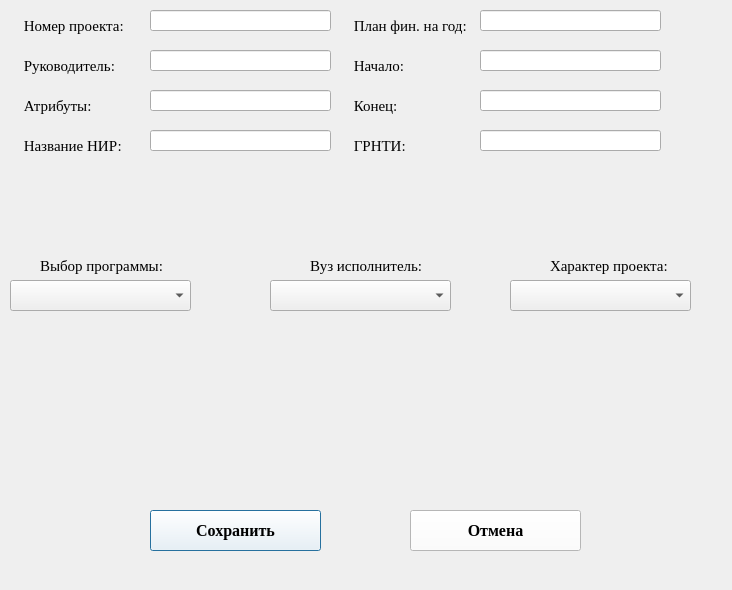
<?xml version="1.0" encoding="UTF-8"?>
<ui version="4.0">
 <class>Dialog</class>
 <widget class="QDialog" name="Dialog">
  <property name="geometry">
   <rect>
    <x>0</x>
    <y>0</y>
    <width>732</width>
    <height>590</height>
   </rect>
  </property>
  <property name="windowTitle">
   <string>Dialog</string>
  </property>
  <widget class="QPushButton" name="pushButton_2">
   <property name="geometry">
    <rect>
     <x>150</x>
     <y>510</y>
     <width>171</width>
     <height>41</height>
    </rect>
   </property>
   <property name="palette">
    <palette>
     <active>
      <colorrole role="WindowText">
       <brush brushstyle="SolidPattern">
        <color alpha="255">
         <red>0</red>
         <green>0</green>
         <blue>0</blue>
        </color>
       </brush>
      </colorrole>
      <colorrole role="Button">
       <brush brushstyle="SolidPattern">
        <color alpha="255">
         <red>255</red>
         <green>255</green>
         <blue>255</blue>
        </color>
       </brush>
      </colorrole>
      <colorrole role="Light">
       <brush brushstyle="SolidPattern">
        <color alpha="255">
         <red>255</red>
         <green>255</green>
         <blue>255</blue>
        </color>
       </brush>
      </colorrole>
      <colorrole role="Midlight">
       <brush brushstyle="SolidPattern">
        <color alpha="255">
         <red>255</red>
         <green>255</green>
         <blue>255</blue>
        </color>
       </brush>
      </colorrole>
      <colorrole role="Dark">
       <brush brushstyle="SolidPattern">
        <color alpha="255">
         <red>127</red>
         <green>127</green>
         <blue>127</blue>
        </color>
       </brush>
      </colorrole>
      <colorrole role="Mid">
       <brush brushstyle="SolidPattern">
        <color alpha="255">
         <red>170</red>
         <green>170</green>
         <blue>170</blue>
        </color>
       </brush>
      </colorrole>
      <colorrole role="Text">
       <brush brushstyle="SolidPattern">
        <color alpha="255">
         <red>0</red>
         <green>0</green>
         <blue>0</blue>
        </color>
       </brush>
      </colorrole>
      <colorrole role="BrightText">
       <brush brushstyle="SolidPattern">
        <color alpha="255">
         <red>255</red>
         <green>255</green>
         <blue>255</blue>
        </color>
       </brush>
      </colorrole>
      <colorrole role="ButtonText">
       <brush brushstyle="SolidPattern">
        <color alpha="255">
         <red>0</red>
         <green>0</green>
         <blue>0</blue>
        </color>
       </brush>
      </colorrole>
      <colorrole role="Base">
       <brush brushstyle="SolidPattern">
        <color alpha="255">
         <red>255</red>
         <green>255</green>
         <blue>255</blue>
        </color>
       </brush>
      </colorrole>
      <colorrole role="Window">
       <brush brushstyle="SolidPattern">
        <color alpha="255">
         <red>255</red>
         <green>255</green>
         <blue>255</blue>
        </color>
       </brush>
      </colorrole>
      <colorrole role="Shadow">
       <brush brushstyle="SolidPattern">
        <color alpha="255">
         <red>0</red>
         <green>0</green>
         <blue>0</blue>
        </color>
       </brush>
      </colorrole>
      <colorrole role="AlternateBase">
       <brush brushstyle="SolidPattern">
        <color alpha="255">
         <red>255</red>
         <green>255</green>
         <blue>255</blue>
        </color>
       </brush>
      </colorrole>
      <colorrole role="ToolTipBase">
       <brush brushstyle="SolidPattern">
        <color alpha="255">
         <red>255</red>
         <green>255</green>
         <blue>220</blue>
        </color>
       </brush>
      </colorrole>
      <colorrole role="ToolTipText">
       <brush brushstyle="SolidPattern">
        <color alpha="255">
         <red>0</red>
         <green>0</green>
         <blue>0</blue>
        </color>
       </brush>
      </colorrole>
     </active>
     <inactive>
      <colorrole role="WindowText">
       <brush brushstyle="SolidPattern">
        <color alpha="255">
         <red>0</red>
         <green>0</green>
         <blue>0</blue>
        </color>
       </brush>
      </colorrole>
      <colorrole role="Button">
       <brush brushstyle="SolidPattern">
        <color alpha="255">
         <red>255</red>
         <green>255</green>
         <blue>255</blue>
        </color>
       </brush>
      </colorrole>
      <colorrole role="Light">
       <brush brushstyle="SolidPattern">
        <color alpha="255">
         <red>255</red>
         <green>255</green>
         <blue>255</blue>
        </color>
       </brush>
      </colorrole>
      <colorrole role="Midlight">
       <brush brushstyle="SolidPattern">
        <color alpha="255">
         <red>255</red>
         <green>255</green>
         <blue>255</blue>
        </color>
       </brush>
      </colorrole>
      <colorrole role="Dark">
       <brush brushstyle="SolidPattern">
        <color alpha="255">
         <red>127</red>
         <green>127</green>
         <blue>127</blue>
        </color>
       </brush>
      </colorrole>
      <colorrole role="Mid">
       <brush brushstyle="SolidPattern">
        <color alpha="255">
         <red>170</red>
         <green>170</green>
         <blue>170</blue>
        </color>
       </brush>
      </colorrole>
      <colorrole role="Text">
       <brush brushstyle="SolidPattern">
        <color alpha="255">
         <red>0</red>
         <green>0</green>
         <blue>0</blue>
        </color>
       </brush>
      </colorrole>
      <colorrole role="BrightText">
       <brush brushstyle="SolidPattern">
        <color alpha="255">
         <red>255</red>
         <green>255</green>
         <blue>255</blue>
        </color>
       </brush>
      </colorrole>
      <colorrole role="ButtonText">
       <brush brushstyle="SolidPattern">
        <color alpha="255">
         <red>0</red>
         <green>0</green>
         <blue>0</blue>
        </color>
       </brush>
      </colorrole>
      <colorrole role="Base">
       <brush brushstyle="SolidPattern">
        <color alpha="255">
         <red>255</red>
         <green>255</green>
         <blue>255</blue>
        </color>
       </brush>
      </colorrole>
      <colorrole role="Window">
       <brush brushstyle="SolidPattern">
        <color alpha="255">
         <red>255</red>
         <green>255</green>
         <blue>255</blue>
        </color>
       </brush>
      </colorrole>
      <colorrole role="Shadow">
       <brush brushstyle="SolidPattern">
        <color alpha="255">
         <red>0</red>
         <green>0</green>
         <blue>0</blue>
        </color>
       </brush>
      </colorrole>
      <colorrole role="AlternateBase">
       <brush brushstyle="SolidPattern">
        <color alpha="255">
         <red>255</red>
         <green>255</green>
         <blue>255</blue>
        </color>
       </brush>
      </colorrole>
      <colorrole role="ToolTipBase">
       <brush brushstyle="SolidPattern">
        <color alpha="255">
         <red>255</red>
         <green>255</green>
         <blue>220</blue>
        </color>
       </brush>
      </colorrole>
      <colorrole role="ToolTipText">
       <brush brushstyle="SolidPattern">
        <color alpha="255">
         <red>0</red>
         <green>0</green>
         <blue>0</blue>
        </color>
       </brush>
      </colorrole>
     </inactive>
     <disabled>
      <colorrole role="WindowText">
       <brush brushstyle="SolidPattern">
        <color alpha="255">
         <red>127</red>
         <green>127</green>
         <blue>127</blue>
        </color>
       </brush>
      </colorrole>
      <colorrole role="Button">
       <brush brushstyle="SolidPattern">
        <color alpha="255">
         <red>255</red>
         <green>255</green>
         <blue>255</blue>
        </color>
       </brush>
      </colorrole>
      <colorrole role="Light">
       <brush brushstyle="SolidPattern">
        <color alpha="255">
         <red>255</red>
         <green>255</green>
         <blue>255</blue>
        </color>
       </brush>
      </colorrole>
      <colorrole role="Midlight">
       <brush brushstyle="SolidPattern">
        <color alpha="255">
         <red>255</red>
         <green>255</green>
         <blue>255</blue>
        </color>
       </brush>
      </colorrole>
      <colorrole role="Dark">
       <brush brushstyle="SolidPattern">
        <color alpha="255">
         <red>127</red>
         <green>127</green>
         <blue>127</blue>
        </color>
       </brush>
      </colorrole>
      <colorrole role="Mid">
       <brush brushstyle="SolidPattern">
        <color alpha="255">
         <red>170</red>
         <green>170</green>
         <blue>170</blue>
        </color>
       </brush>
      </colorrole>
      <colorrole role="Text">
       <brush brushstyle="SolidPattern">
        <color alpha="255">
         <red>127</red>
         <green>127</green>
         <blue>127</blue>
        </color>
       </brush>
      </colorrole>
      <colorrole role="BrightText">
       <brush brushstyle="SolidPattern">
        <color alpha="255">
         <red>255</red>
         <green>255</green>
         <blue>255</blue>
        </color>
       </brush>
      </colorrole>
      <colorrole role="ButtonText">
       <brush brushstyle="SolidPattern">
        <color alpha="255">
         <red>127</red>
         <green>127</green>
         <blue>127</blue>
        </color>
       </brush>
      </colorrole>
      <colorrole role="Base">
       <brush brushstyle="SolidPattern">
        <color alpha="255">
         <red>255</red>
         <green>255</green>
         <blue>255</blue>
        </color>
       </brush>
      </colorrole>
      <colorrole role="Window">
       <brush brushstyle="SolidPattern">
        <color alpha="255">
         <red>255</red>
         <green>255</green>
         <blue>255</blue>
        </color>
       </brush>
      </colorrole>
      <colorrole role="Shadow">
       <brush brushstyle="SolidPattern">
        <color alpha="255">
         <red>0</red>
         <green>0</green>
         <blue>0</blue>
        </color>
       </brush>
      </colorrole>
      <colorrole role="AlternateBase">
       <brush brushstyle="SolidPattern">
        <color alpha="255">
         <red>255</red>
         <green>255</green>
         <blue>255</blue>
        </color>
       </brush>
      </colorrole>
      <colorrole role="ToolTipBase">
       <brush brushstyle="SolidPattern">
        <color alpha="255">
         <red>255</red>
         <green>255</green>
         <blue>220</blue>
        </color>
       </brush>
      </colorrole>
      <colorrole role="ToolTipText">
       <brush brushstyle="SolidPattern">
        <color alpha="255">
         <red>0</red>
         <green>0</green>
         <blue>0</blue>
        </color>
       </brush>
      </colorrole>
     </disabled>
    </palette>
   </property>
   <property name="font">
    <font>
     <family>Times New Roman</family>
     <pointsize>12</pointsize>
     <weight>75</weight>
     <bold>true</bold>
    </font>
   </property>
   <property name="text">
    <string>Сохранить</string>
   </property>
  </widget>
  <widget class="QComboBox" name="comboBox">
   <property name="geometry">
    <rect>
     <x>10</x>
     <y>280</y>
     <width>181</width>
     <height>31</height>
    </rect>
   </property>
   <property name="font">
    <font>
     <family>Times New Roman</family>
     <pointsize>10</pointsize>
    </font>
   </property>
  </widget>
  <widget class="QPushButton" name="pushButton">
   <property name="geometry">
    <rect>
     <x>410</x>
     <y>510</y>
     <width>171</width>
     <height>41</height>
    </rect>
   </property>
   <property name="palette">
    <palette>
     <active>
      <colorrole role="WindowText">
       <brush brushstyle="SolidPattern">
        <color alpha="255">
         <red>0</red>
         <green>0</green>
         <blue>0</blue>
        </color>
       </brush>
      </colorrole>
      <colorrole role="Button">
       <brush brushstyle="SolidPattern">
        <color alpha="255">
         <red>255</red>
         <green>255</green>
         <blue>255</blue>
        </color>
       </brush>
      </colorrole>
      <colorrole role="Light">
       <brush brushstyle="SolidPattern">
        <color alpha="255">
         <red>255</red>
         <green>255</green>
         <blue>255</blue>
        </color>
       </brush>
      </colorrole>
      <colorrole role="Midlight">
       <brush brushstyle="SolidPattern">
        <color alpha="255">
         <red>255</red>
         <green>255</green>
         <blue>255</blue>
        </color>
       </brush>
      </colorrole>
      <colorrole role="Dark">
       <brush brushstyle="SolidPattern">
        <color alpha="255">
         <red>127</red>
         <green>127</green>
         <blue>127</blue>
        </color>
       </brush>
      </colorrole>
      <colorrole role="Mid">
       <brush brushstyle="SolidPattern">
        <color alpha="255">
         <red>170</red>
         <green>170</green>
         <blue>170</blue>
        </color>
       </brush>
      </colorrole>
      <colorrole role="Text">
       <brush brushstyle="SolidPattern">
        <color alpha="255">
         <red>0</red>
         <green>0</green>
         <blue>0</blue>
        </color>
       </brush>
      </colorrole>
      <colorrole role="BrightText">
       <brush brushstyle="SolidPattern">
        <color alpha="255">
         <red>255</red>
         <green>255</green>
         <blue>255</blue>
        </color>
       </brush>
      </colorrole>
      <colorrole role="ButtonText">
       <brush brushstyle="SolidPattern">
        <color alpha="255">
         <red>0</red>
         <green>0</green>
         <blue>0</blue>
        </color>
       </brush>
      </colorrole>
      <colorrole role="Base">
       <brush brushstyle="SolidPattern">
        <color alpha="255">
         <red>255</red>
         <green>255</green>
         <blue>255</blue>
        </color>
       </brush>
      </colorrole>
      <colorrole role="Window">
       <brush brushstyle="SolidPattern">
        <color alpha="255">
         <red>255</red>
         <green>255</green>
         <blue>255</blue>
        </color>
       </brush>
      </colorrole>
      <colorrole role="Shadow">
       <brush brushstyle="SolidPattern">
        <color alpha="255">
         <red>0</red>
         <green>0</green>
         <blue>0</blue>
        </color>
       </brush>
      </colorrole>
      <colorrole role="AlternateBase">
       <brush brushstyle="SolidPattern">
        <color alpha="255">
         <red>255</red>
         <green>255</green>
         <blue>255</blue>
        </color>
       </brush>
      </colorrole>
      <colorrole role="ToolTipBase">
       <brush brushstyle="SolidPattern">
        <color alpha="255">
         <red>255</red>
         <green>255</green>
         <blue>220</blue>
        </color>
       </brush>
      </colorrole>
      <colorrole role="ToolTipText">
       <brush brushstyle="SolidPattern">
        <color alpha="255">
         <red>0</red>
         <green>0</green>
         <blue>0</blue>
        </color>
       </brush>
      </colorrole>
     </active>
     <inactive>
      <colorrole role="WindowText">
       <brush brushstyle="SolidPattern">
        <color alpha="255">
         <red>0</red>
         <green>0</green>
         <blue>0</blue>
        </color>
       </brush>
      </colorrole>
      <colorrole role="Button">
       <brush brushstyle="SolidPattern">
        <color alpha="255">
         <red>255</red>
         <green>255</green>
         <blue>255</blue>
        </color>
       </brush>
      </colorrole>
      <colorrole role="Light">
       <brush brushstyle="SolidPattern">
        <color alpha="255">
         <red>255</red>
         <green>255</green>
         <blue>255</blue>
        </color>
       </brush>
      </colorrole>
      <colorrole role="Midlight">
       <brush brushstyle="SolidPattern">
        <color alpha="255">
         <red>255</red>
         <green>255</green>
         <blue>255</blue>
        </color>
       </brush>
      </colorrole>
      <colorrole role="Dark">
       <brush brushstyle="SolidPattern">
        <color alpha="255">
         <red>127</red>
         <green>127</green>
         <blue>127</blue>
        </color>
       </brush>
      </colorrole>
      <colorrole role="Mid">
       <brush brushstyle="SolidPattern">
        <color alpha="255">
         <red>170</red>
         <green>170</green>
         <blue>170</blue>
        </color>
       </brush>
      </colorrole>
      <colorrole role="Text">
       <brush brushstyle="SolidPattern">
        <color alpha="255">
         <red>0</red>
         <green>0</green>
         <blue>0</blue>
        </color>
       </brush>
      </colorrole>
      <colorrole role="BrightText">
       <brush brushstyle="SolidPattern">
        <color alpha="255">
         <red>255</red>
         <green>255</green>
         <blue>255</blue>
        </color>
       </brush>
      </colorrole>
      <colorrole role="ButtonText">
       <brush brushstyle="SolidPattern">
        <color alpha="255">
         <red>0</red>
         <green>0</green>
         <blue>0</blue>
        </color>
       </brush>
      </colorrole>
      <colorrole role="Base">
       <brush brushstyle="SolidPattern">
        <color alpha="255">
         <red>255</red>
         <green>255</green>
         <blue>255</blue>
        </color>
       </brush>
      </colorrole>
      <colorrole role="Window">
       <brush brushstyle="SolidPattern">
        <color alpha="255">
         <red>255</red>
         <green>255</green>
         <blue>255</blue>
        </color>
       </brush>
      </colorrole>
      <colorrole role="Shadow">
       <brush brushstyle="SolidPattern">
        <color alpha="255">
         <red>0</red>
         <green>0</green>
         <blue>0</blue>
        </color>
       </brush>
      </colorrole>
      <colorrole role="AlternateBase">
       <brush brushstyle="SolidPattern">
        <color alpha="255">
         <red>255</red>
         <green>255</green>
         <blue>255</blue>
        </color>
       </brush>
      </colorrole>
      <colorrole role="ToolTipBase">
       <brush brushstyle="SolidPattern">
        <color alpha="255">
         <red>255</red>
         <green>255</green>
         <blue>220</blue>
        </color>
       </brush>
      </colorrole>
      <colorrole role="ToolTipText">
       <brush brushstyle="SolidPattern">
        <color alpha="255">
         <red>0</red>
         <green>0</green>
         <blue>0</blue>
        </color>
       </brush>
      </colorrole>
     </inactive>
     <disabled>
      <colorrole role="WindowText">
       <brush brushstyle="SolidPattern">
        <color alpha="255">
         <red>127</red>
         <green>127</green>
         <blue>127</blue>
        </color>
       </brush>
      </colorrole>
      <colorrole role="Button">
       <brush brushstyle="SolidPattern">
        <color alpha="255">
         <red>255</red>
         <green>255</green>
         <blue>255</blue>
        </color>
       </brush>
      </colorrole>
      <colorrole role="Light">
       <brush brushstyle="SolidPattern">
        <color alpha="255">
         <red>255</red>
         <green>255</green>
         <blue>255</blue>
        </color>
       </brush>
      </colorrole>
      <colorrole role="Midlight">
       <brush brushstyle="SolidPattern">
        <color alpha="255">
         <red>255</red>
         <green>255</green>
         <blue>255</blue>
        </color>
       </brush>
      </colorrole>
      <colorrole role="Dark">
       <brush brushstyle="SolidPattern">
        <color alpha="255">
         <red>127</red>
         <green>127</green>
         <blue>127</blue>
        </color>
       </brush>
      </colorrole>
      <colorrole role="Mid">
       <brush brushstyle="SolidPattern">
        <color alpha="255">
         <red>170</red>
         <green>170</green>
         <blue>170</blue>
        </color>
       </brush>
      </colorrole>
      <colorrole role="Text">
       <brush brushstyle="SolidPattern">
        <color alpha="255">
         <red>127</red>
         <green>127</green>
         <blue>127</blue>
        </color>
       </brush>
      </colorrole>
      <colorrole role="BrightText">
       <brush brushstyle="SolidPattern">
        <color alpha="255">
         <red>255</red>
         <green>255</green>
         <blue>255</blue>
        </color>
       </brush>
      </colorrole>
      <colorrole role="ButtonText">
       <brush brushstyle="SolidPattern">
        <color alpha="255">
         <red>127</red>
         <green>127</green>
         <blue>127</blue>
        </color>
       </brush>
      </colorrole>
      <colorrole role="Base">
       <brush brushstyle="SolidPattern">
        <color alpha="255">
         <red>255</red>
         <green>255</green>
         <blue>255</blue>
        </color>
       </brush>
      </colorrole>
      <colorrole role="Window">
       <brush brushstyle="SolidPattern">
        <color alpha="255">
         <red>255</red>
         <green>255</green>
         <blue>255</blue>
        </color>
       </brush>
      </colorrole>
      <colorrole role="Shadow">
       <brush brushstyle="SolidPattern">
        <color alpha="255">
         <red>0</red>
         <green>0</green>
         <blue>0</blue>
        </color>
       </brush>
      </colorrole>
      <colorrole role="AlternateBase">
       <brush brushstyle="SolidPattern">
        <color alpha="255">
         <red>255</red>
         <green>255</green>
         <blue>255</blue>
        </color>
       </brush>
      </colorrole>
      <colorrole role="ToolTipBase">
       <brush brushstyle="SolidPattern">
        <color alpha="255">
         <red>255</red>
         <green>255</green>
         <blue>220</blue>
        </color>
       </brush>
      </colorrole>
      <colorrole role="ToolTipText">
       <brush brushstyle="SolidPattern">
        <color alpha="255">
         <red>0</red>
         <green>0</green>
         <blue>0</blue>
        </color>
       </brush>
      </colorrole>
     </disabled>
    </palette>
   </property>
   <property name="font">
    <font>
     <family>Times New Roman</family>
     <pointsize>12</pointsize>
     <weight>75</weight>
     <bold>true</bold>
    </font>
   </property>
   <property name="text">
    <string>Отмена</string>
   </property>
  </widget>
  <widget class="QComboBox" name="comboBox_4">
   <property name="geometry">
    <rect>
     <x>270</x>
     <y>280</y>
     <width>181</width>
     <height>31</height>
    </rect>
   </property>
   <property name="font">
    <font>
     <family>Times New Roman</family>
     <pointsize>10</pointsize>
    </font>
   </property>
  </widget>
  <widget class="QComboBox" name="comboBox_5">
   <property name="geometry">
    <rect>
     <x>510</x>
     <y>280</y>
     <width>181</width>
     <height>31</height>
    </rect>
   </property>
   <property name="font">
    <font>
     <family>Times New Roman</family>
     <pointsize>10</pointsize>
    </font>
   </property>
  </widget>
  <widget class="QLabel" name="label">
   <property name="geometry">
    <rect>
     <x>20</x>
     <y>10</y>
     <width>111</width>
     <height>31</height>
    </rect>
   </property>
   <property name="font">
    <font>
     <family>Times New Roman</family>
     <pointsize>11</pointsize>
    </font>
   </property>
   <property name="text">
    <string> Номер проекта:</string>
   </property>
  </widget>
  <widget class="QLabel" name="label_2">
   <property name="geometry">
    <rect>
     <x>20</x>
     <y>90</y>
     <width>111</width>
     <height>31</height>
    </rect>
   </property>
   <property name="font">
    <font>
     <family>Times New Roman</family>
     <pointsize>11</pointsize>
    </font>
   </property>
   <property name="text">
    <string> Атрибуты:</string>
   </property>
  </widget>
  <widget class="QLabel" name="label_3">
   <property name="geometry">
    <rect>
     <x>20</x>
     <y>50</y>
     <width>111</width>
     <height>31</height>
    </rect>
   </property>
   <property name="font">
    <font>
     <family>Times New Roman</family>
     <pointsize>11</pointsize>
    </font>
   </property>
   <property name="text">
    <string> Руководитель:</string>
   </property>
  </widget>
  <widget class="QLabel" name="label_4">
   <property name="geometry">
    <rect>
     <x>350</x>
     <y>10</y>
     <width>121</width>
     <height>31</height>
    </rect>
   </property>
   <property name="font">
    <font>
     <family>Times New Roman</family>
     <pointsize>11</pointsize>
    </font>
   </property>
   <property name="text">
    <string> План фин. на год:</string>
   </property>
  </widget>
  <widget class="QLabel" name="label_5">
   <property name="geometry">
    <rect>
     <x>20</x>
     <y>130</y>
     <width>111</width>
     <height>31</height>
    </rect>
   </property>
   <property name="font">
    <font>
     <family>Times New Roman</family>
     <pointsize>11</pointsize>
    </font>
   </property>
   <property name="text">
    <string> Название НИР:</string>
   </property>
  </widget>
  <widget class="QLabel" name="label_6">
   <property name="geometry">
    <rect>
     <x>350</x>
     <y>50</y>
     <width>91</width>
     <height>31</height>
    </rect>
   </property>
   <property name="font">
    <font>
     <family>Times New Roman</family>
     <pointsize>11</pointsize>
    </font>
   </property>
   <property name="text">
    <string> Начало:</string>
   </property>
  </widget>
  <widget class="QLabel" name="label_7">
   <property name="geometry">
    <rect>
     <x>350</x>
     <y>90</y>
     <width>91</width>
     <height>31</height>
    </rect>
   </property>
   <property name="font">
    <font>
     <family>Times New Roman</family>
     <pointsize>11</pointsize>
    </font>
   </property>
   <property name="text">
    <string> Конец:</string>
   </property>
  </widget>
  <widget class="QLabel" name="label_8">
   <property name="geometry">
    <rect>
     <x>350</x>
     <y>130</y>
     <width>91</width>
     <height>31</height>
    </rect>
   </property>
   <property name="font">
    <font>
     <family>Times New Roman</family>
     <pointsize>11</pointsize>
    </font>
   </property>
   <property name="text">
    <string> ГРНТИ:</string>
   </property>
  </widget>
  <widget class="QLineEdit" name="lineEdit_4">
   <property name="geometry">
    <rect>
     <x>150</x>
     <y>10</y>
     <width>181</width>
     <height>21</height>
    </rect>
   </property>
   <property name="font">
    <font>
     <family>Times New Roman</family>
     <pointsize>11</pointsize>
    </font>
   </property>
  </widget>
  <widget class="QLineEdit" name="lineEdit_5">
   <property name="geometry">
    <rect>
     <x>480</x>
     <y>130</y>
     <width>181</width>
     <height>21</height>
    </rect>
   </property>
   <property name="font">
    <font>
     <family>Times New Roman</family>
     <pointsize>11</pointsize>
    </font>
   </property>
  </widget>
  <widget class="QLineEdit" name="lineEdit_6">
   <property name="geometry">
    <rect>
     <x>480</x>
     <y>90</y>
     <width>181</width>
     <height>21</height>
    </rect>
   </property>
   <property name="font">
    <font>
     <family>Times New Roman</family>
     <pointsize>11</pointsize>
    </font>
   </property>
  </widget>
  <widget class="QLineEdit" name="lineEdit_7">
   <property name="geometry">
    <rect>
     <x>480</x>
     <y>50</y>
     <width>181</width>
     <height>21</height>
    </rect>
   </property>
   <property name="font">
    <font>
     <family>Times New Roman</family>
     <pointsize>11</pointsize>
    </font>
   </property>
  </widget>
  <widget class="QLineEdit" name="lineEdit_8">
   <property name="geometry">
    <rect>
     <x>480</x>
     <y>10</y>
     <width>181</width>
     <height>21</height>
    </rect>
   </property>
   <property name="font">
    <font>
     <family>Times New Roman</family>
     <pointsize>11</pointsize>
    </font>
   </property>
  </widget>
  <widget class="QLineEdit" name="lineEdit_9">
   <property name="geometry">
    <rect>
     <x>150</x>
     <y>50</y>
     <width>181</width>
     <height>21</height>
    </rect>
   </property>
   <property name="font">
    <font>
     <family>Times New Roman</family>
     <pointsize>11</pointsize>
    </font>
   </property>
  </widget>
  <widget class="QLineEdit" name="lineEdit_10">
   <property name="geometry">
    <rect>
     <x>150</x>
     <y>90</y>
     <width>181</width>
     <height>21</height>
    </rect>
   </property>
   <property name="font">
    <font>
     <family>Times New Roman</family>
     <pointsize>11</pointsize>
    </font>
   </property>
  </widget>
  <widget class="QLineEdit" name="lineEdit_11">
   <property name="geometry">
    <rect>
     <x>150</x>
     <y>130</y>
     <width>181</width>
     <height>21</height>
    </rect>
   </property>
   <property name="font">
    <font>
     <family>Times New Roman</family>
     <pointsize>11</pointsize>
    </font>
   </property>
  </widget>
  <widget class="QLabel" name="label_9">
   <property name="geometry">
    <rect>
     <x>40</x>
     <y>250</y>
     <width>131</width>
     <height>31</height>
    </rect>
   </property>
   <property name="font">
    <font>
     <family>Times New Roman</family>
     <pointsize>11</pointsize>
     <weight>50</weight>
     <bold>false</bold>
    </font>
   </property>
   <property name="text">
    <string>Выбор программы:</string>
   </property>
  </widget>
  <widget class="QLabel" name="label_10">
   <property name="geometry">
    <rect>
     <x>310</x>
     <y>250</y>
     <width>121</width>
     <height>31</height>
    </rect>
   </property>
   <property name="font">
    <font>
     <family>Times New Roman</family>
     <pointsize>11</pointsize>
     <weight>50</weight>
     <bold>false</bold>
    </font>
   </property>
   <property name="text">
    <string>Вуз исполнитель:</string>
   </property>
  </widget>
  <widget class="QLabel" name="label_11">
   <property name="geometry">
    <rect>
     <x>550</x>
     <y>250</y>
     <width>131</width>
     <height>31</height>
    </rect>
   </property>
   <property name="font">
    <font>
     <family>Times New Roman</family>
     <pointsize>11</pointsize>
     <weight>50</weight>
     <bold>false</bold>
    </font>
   </property>
   <property name="text">
    <string>Характер проекта:</string>
   </property>
  </widget>
 </widget>
 <resources/>
 <connections/>
</ui>
